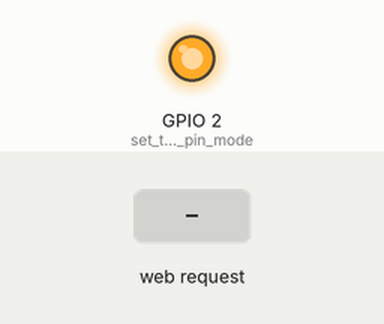
Simulated run of this sketch. Board: ESP32. Shown: output pins drawn as LEDs (lit = HIGH). The test bench sets the inputs (shaded band). WiFi joins after 1.5 s; servers stay silent unless stated; what the sketch prints to the serial monitor is not drawn.

Above: at 2.7 s.
2.8 s: HTTP request GET /H received
At 3.4 s:
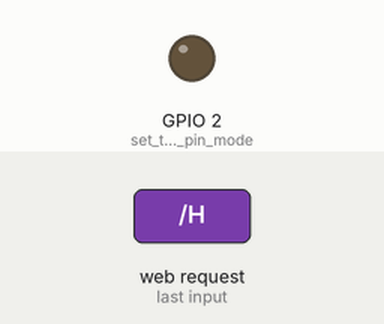
4.3 s: HTTP request GET /L received
At 4.6 s:
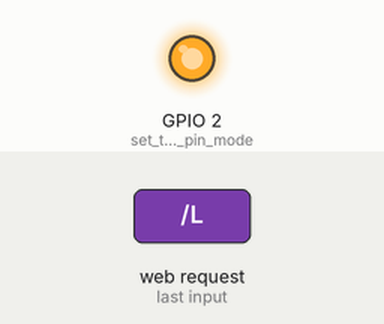
Timing chart, 0 to 7.3 s (numbered marks = the images above; inputs shaded):
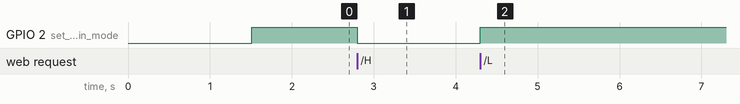

Measured:
- after the input at 2.8 s, GPIO 2 (set_the_LED_pin_mode): HIGH → LOW at once
- after the input at 4.3 s, GPIO 2 (set_the_LED_pin_mode): LOW → HIGH at once

The sketch:

SimpleWiFiServer.ino
```cpp
/*
 WiFi Web Server LED Blink

 A simple web server that lets you blink an LED via the web.
 This sketch will print the IP address of your WiFi Shield (once connected)
 to the Serial monitor. From there, you can open that address in a web browser
 to turn on and off the LED on pin 5.

 If the IP address of your shield is yourAddress:
 http://yourAddress/H turns the LED on
 http://yourAddress/L turns it off

 This example is written for a network using WPA2 encryption. For insecure
 WEP or WPA, change the Wifi.begin() call and use Wifi.setMinSecurity() accordingly.

 Circuit:
 * WiFi shield attached
 * LED attached to pin 5

 created for arduino 25 Nov 2012
 by Tom Igoe

ported for sparkfun esp32
31.01.2017 by Jan Hendrik Berlin

 */

#include <WiFi.h>

const char *ssid = "gatornet";
const char *password = "g8orWAP2025!";

NetworkServer server(80);

void setup() {
  Serial.begin(115200);
  pinMode(LED_BUILTIN, OUTPUT);  // set the LED pin mode
  digitalWrite(LED_BUILTIN, LOW);  // GET /H turns the LED on

  delay(10);

  // We start by connecting to a WiFi network

  Serial.println();
  Serial.println();
  Serial.print("Connecting to ");
  Serial.println(ssid);

  WiFi.setHostname("seeed32");
  WiFi.begin(ssid, password);

  while (WiFi.status() != WL_CONNECTED) {
    delay(500);
    Serial.print(".");
  }

  Serial.println("");
  Serial.println("WiFi connected.");
  Serial.println("IP address: ");
  Serial.println(WiFi.localIP());

  digitalWrite(LED_BUILTIN, HIGH);  // GET /H turns the LED off

  server.begin();
}

void loop() {
  NetworkClient client = server.accept();  // listen for incoming clients

  if (client) {                     // if you get a client,
    Serial.println("New Client.");  // print a message out the serial port
    String currentLine = "";        // make a String to hold incoming data from the client
    while (client.connected()) {    // loop while the client's connected
      if (client.available()) {     // if there's bytes to read from the client,
        char c = client.read();     // read a byte, then
        Serial.write(c);            // print it out the serial monitor
        if (c == '\n') {            // if the byte is a newline character

          // if the current line is blank, you got two newline characters in a row.
          // that's the end of the client HTTP request, so send a response:
          if (currentLine.length() == 0) {
            // HTTP headers always start with a response code (e.g. HTTP/1.1 200 OK)
            // and a content-type so the client knows what's coming, then a blank line:
            client.println("HTTP/1.1 200 OK");
            client.println("Content-type:text/html");
            client.println();

            // the content of the HTTP response follows the header:
            char x[32];
            sprintf(x, "LED is pin %d<br>", LED_BUILTIN);
            client.print(x);
            client.print("Click <a href=\"/H\">here</a> to turn the LED ON  (pin 15 low).<br>");
            client.print("Click <a href=\"/L\">here</a> to turn the LED OFF (pin 15 high).<br>");

            // The HTTP response ends with another blank line:
            client.println();
            // break out of the while loop:
            break;
          } else {  // if you got a newline, then clear currentLine:
            currentLine = "";
          }
        } else if (c != '\r') {  // if you got anything else but a carriage return character,
          currentLine += c;      // add it to the end of the currentLine
        }

        // Check to see if the client request was "GET /H" or "GET /L":
        if (currentLine.endsWith("GET /H")) {
          digitalWrite(LED_BUILTIN, LOW);  // GET /H turns the LED on
        }
        if (currentLine.endsWith("GET /L")) {
          digitalWrite(LED_BUILTIN, HIGH);  // GET /L turns the LED off
        }
      }
    }
    // close the connection:
    client.stop();
    Serial.println("Client Disconnected.");
  }
}
```
